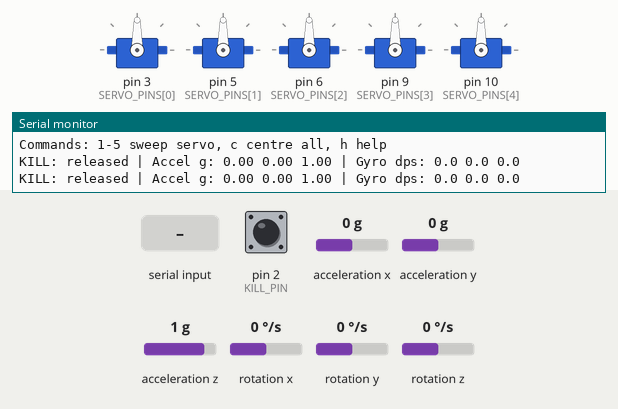
Bench run of a sketch on a simulated Arduino Uno, built with avr-gcc and run on an emulated ATmega328P. Shown: 5 × servo, the last lines printed to the serial monitor. Wiring (inferred from the names in the program): MPU-6050 motion sensor at I2C address 0x68. Inputs (shaded band) come from the test bench; at power-on: pin 2 (KILL_PIN) HIGH, acceleration x 0 g, acceleration y 0 g, acceleration z 1 g, rotation x 0 °/s, rotation y 0 °/s, rotation z 0 °/s.

Above: at 1.2 s.
1.3 s: "1" received over Serial
At 1.76 s:
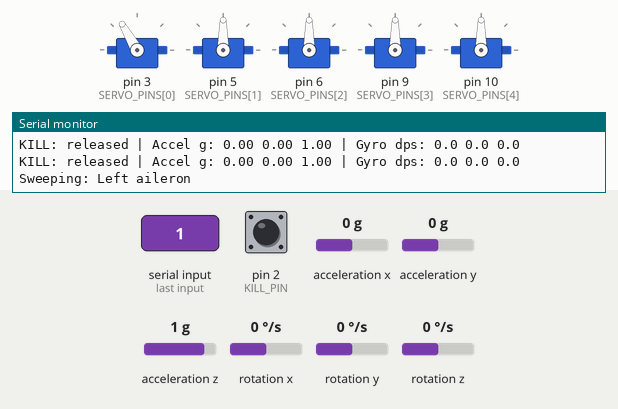
4.3 s: "2" received over Serial
At 4.76 s:
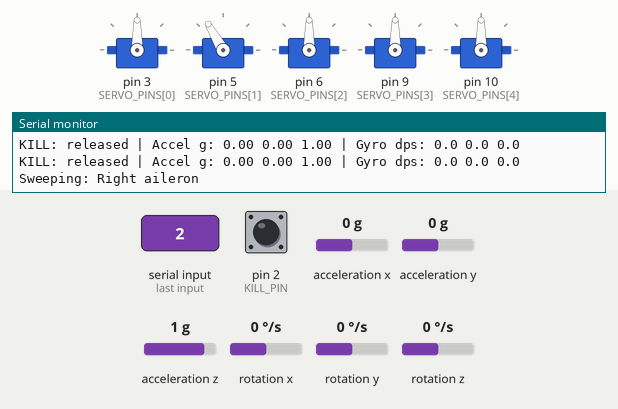
Timing chart, 0 to 7.6 s (numbered marks = the images above; inputs shaded):
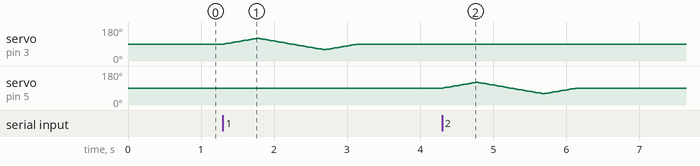

The sketch:

fbw_test.ino
```cpp
// Fly-by-wire hardware test sketch (Arduino Uno)
// Tests: 5 servos, MPU6050, kill switch, HC-05 link
//
// Serial commands (USB Serial Monitor or over Bluetooth, 9600 baud):
//   1-5 = sweep that servo (1 L aileron, 2 R aileron, 3 L elevator, 4 R elevator, 5 rudder)
//   c   = centre all servos
//   h   = help

#include <Wire.h>
#include <Servo.h>

const int MPU = 0x68;
const int KILL_PIN = 2;
const byte SERVO_PINS[5] = {3, 5, 6, 9, 10};
const char* NAMES[5] = {"Left aileron", "Right aileron", "Left elevator", "Right elevator", "Rudder"};

Servo servos[5];
bool mpuOk = false;
unsigned long lastPrint = 0;

void centerAll() {
  for (byte i = 0; i < 5; i++) servos[i].write(90);
}

void sweep(byte i) {
  Serial.print(F("Sweeping: "));
  Serial.println(NAMES[i]);
  for (int a = 90; a <= 120; a++) { servos[i].write(a); delay(15); }
  for (int a = 120; a >= 60; a--) { servos[i].write(a); delay(15); }
  for (int a = 60; a <= 90; a++)  { servos[i].write(a); delay(15); }
  Serial.println(F("Done"));
}

void printHelp() {
  Serial.println(F("Commands: 1-5 sweep servo, c centre all, h help"));
}

void setup() {
  Serial.begin(9600);
  pinMode(KILL_PIN, INPUT_PULLUP);
  Wire.begin();

  for (byte i = 0; i < 5; i++) servos[i].attach(SERVO_PINS[i]);
  centerAll();

  // MPU6050 check
  Wire.beginTransmission(MPU);
  mpuOk = (Wire.endTransmission() == 0);
  if (mpuOk) {
    Wire.beginTransmission(MPU);
    Wire.write(0x6B);
    Wire.write(0);               // wake up
    Wire.endTransmission(true);
  }

  Serial.println(F("=== Fly-by-wire hardware test ==="));
  Serial.println(mpuOk ? F("MPU6050: FOUND at 0x68") : F("MPU6050: NOT FOUND (check SDA/SCL/VCC/GND)"));
  printHelp();
}

void loop() {
  // Commands
  while (Serial.available()) {
    char c = Serial.read();
    if (c >= '1' && c <= '5') {
      if (digitalRead(KILL_PIN) == LOW) Serial.println(F("Kill switch held, ignoring"));
      else sweep(c - '1');
    } else if (c == 'c') {
      centerAll();
      Serial.println(F("All centred"));
    } else if (c == 'h') {
      printHelp();
    }
  }

  // Kill switch forces neutral
  bool killed = (digitalRead(KILL_PIN) == LOW);
  if (killed) centerAll();

  // Print status twice a second
  if (millis() - lastPrint >= 500) {
    lastPrint = millis();

    Serial.print(F("KILL: "));
    Serial.print(killed ? F("PRESSED") : F("released"));

    if (mpuOk) {
      Wire.beginTransmission(MPU);
      Wire.write(0x3B);
      Wire.endTransmission(false);
      Wire.requestFrom(MPU, 14, true);
      float ax = (int16_t)(Wire.read() << 8 | Wire.read()) / 16384.0;
      float ay = (int16_t)(Wire.read() << 8 | Wire.read()) / 16384.0;
      float az = (int16_t)(Wire.read() << 8 | Wire.read()) / 16384.0;
      Wire.read(); Wire.read();  // skip temperature
      float gx = (int16_t)(Wire.read() << 8 | Wire.read()) / 131.0;
      float gy = (int16_t)(Wire.read() << 8 | Wire.read()) / 131.0;
      float gz = (int16_t)(Wire.read() << 8 | Wire.read()) / 131.0;

      Serial.print(F(" | Accel g: "));
      Serial.print(ax, 2); Serial.print(' ');
      Serial.print(ay, 2); Serial.print(' ');
      Serial.print(az, 2);
      Serial.print(F(" | Gyro dps: "));
      Serial.print(gx, 1); Serial.print(' ');
      Serial.print(gy, 1); Serial.print(' ');
      Serial.print(gz, 1);
    }
    Serial.println();
  }
}
```
